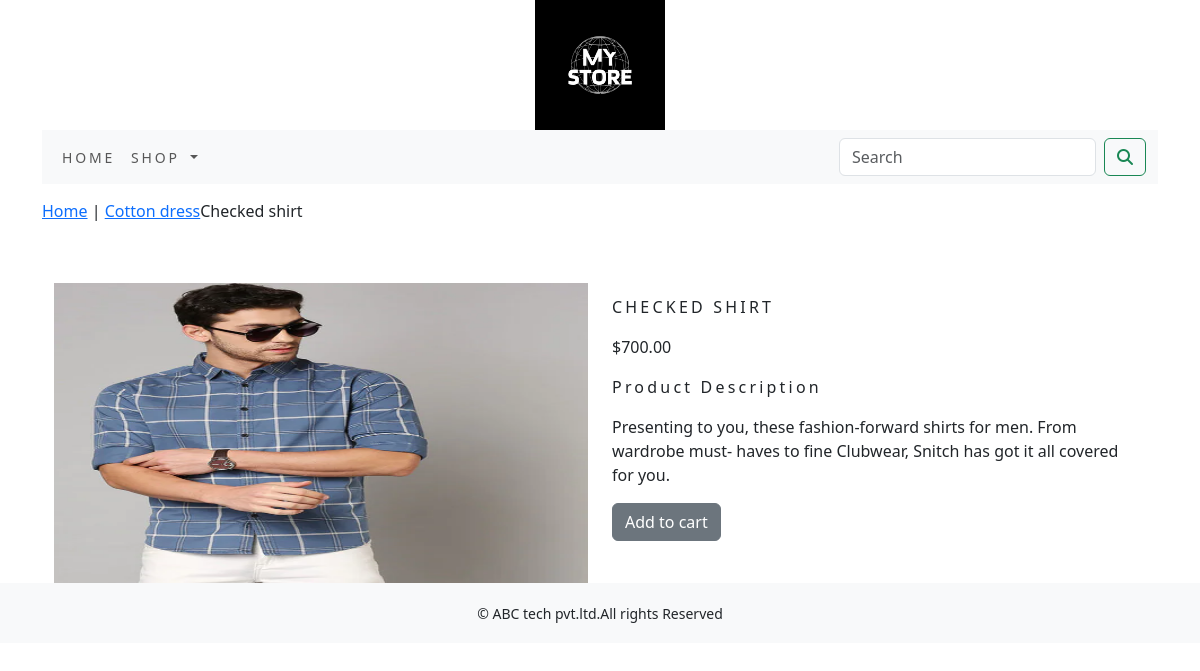
Page /shop/cotton-dress/checked-shirt on the committed database.
### shop/models.py (models this page shows, shortened)
class Product(models.Model):
    name=models.CharField(max_length=250, unique=True)
    slug=models.SlugField(max_length=250, unique=True)
    desc=models.TextField(blank=True)
    price=models.DecimalField(max_digits=10, decimal_places=2)
    category=models.ForeignKey(Category, on_delete=models.CASCADE)
    stock=models.IntegerField()
    img = models.ImageField(upload_to='category', blank=True)
    available=models.BooleanField(default=True)
    created=models.DateField(auto_now_add=True)
    updated=models.DateField(auto_now=True)
    class Meta:
        ordering = ('name',)
        verbose_name = 'product'
        verbose_name_plural = 'products'

class Category(models.Model):
    name=models.CharField(max_length=250, unique=True)
    slug=models.SlugField(max_length=250, unique=True)
    desc=models.TextField(blank=True)
    image=models.ImageField(upload_to='category', blank=True)
    class Meta:
        ordering=('name',)
        verbose_name='category'
        verbose_name_plural='categories'
    def get_url(self):
        return reverse('shop:products_by_category',args=[self.slug])
    def __str__(self):
        return '{}'.format(self.name)

### shop/views.py (the view)
# urls.py: path('<slug:c_slug>/<slug:product_slug>',views.proDetail, name='prodCatdetail'),
def proDetail(request,c_slug,product_slug):
    try:
        product=Product.objects.get(category__slug=c_slug,slug=product_slug)
    except Exception as e:
        raise e
    return render(request,'product.html',{'product':product})

### cart/context_processors.py (called while the page is built)
def counter(request):
    item_count=0
    if 'admin' in request.path:
        return{}
    else:
        try:
            cart=Cart.objects.filter(cart_id=_cart_id(request))
            car_items=CartItem.objects.all().filter(cart=cart[:1])
            for cart_item in car_items:
                item_count += cart_item.quantity
        except Cart.DoesnotExist:
            item_count=0
    return dict(item_count=item_count)

### cart/views.py (called while the page is built)
def _cart_id(request):
    cart=request.session.session_key
    if not cart:
        cart=request.session.create()
    return cart

### shop/context processors.py (called while the page is built)
def menu_links(request):
    links=Category.objects.all()
    return dict(links=links)

### templates/product.html (shortened to what this page needs)
{% extends 'base.html' %}
{% load static %}
{% block content %}
<div class="row my_prod_row_class">
    <div class="mx-auto">
        <p><a href ="{% url 'shop:allProdCat' %}"> Home</a> | <a href="{{product.category.get_url}}">{{product.category}}</a>{{product.name}}</p>
    </div>
</div>
<div class="container">
<br>
<div class="row">
    <div class="col-12 col-sm-12 col-md-12 col-lg-6 text-center">
        <div style="min-width:18em">
            <img class="card-img-top my_image" src ="{{product.img.url}}" alt="{{product.name}}" >
        </div>
    </div>
        <div class="col-12 col-sm-12 col-md-12 col-lg-6">
            <div>
            <h1 class="my_prod_title">{{product.name}}</h1>
            <p>${{product.price}}</p>
            <p class="my_title">Product Description</p>
            <p class="text-justify my_prod-text">{{product.desc}}</p>
            {% if product.stock <= 0 %}
                <p class="text-justify my_prod_text"><b>Out of Stock</b></p>
            {% else %}
            <a class="btn btn-secondary" href="{% url 'cart:add_cart' product.id %}">Add to cart</a>
            {% endif %}
        </div>
    </div>
</div>
    </div>
</div>
{% endblock %}

### static/css/custom.css (style rules this page uses)
body { font-family: 'Roboto', sans-serif; }
.my_image { width:100%; height:300px; }
.my_title { font-size:16px; text_transform:uppercase; letter-spacing: .2em; }
.my_prod_row_class { padding-top:15px; padding-bottom:20px; }
.my_prod_title { font-size:16px; text-transform:uppercase; letter-spacing: .2em; padding-top:15px; padding-bottom:10px; }
.my_prod-text { padding-right:20px; }

### rows in the picture
Product: category "Cotton dress", name "Checked shirt", img (picture), name "CHECKED SHIRT", price "700.00", desc "Presenting to you, these fashion-forward shirts for men. From wardrobe must- haves to fine Clubwear, Snitch has got it all covered for you."
